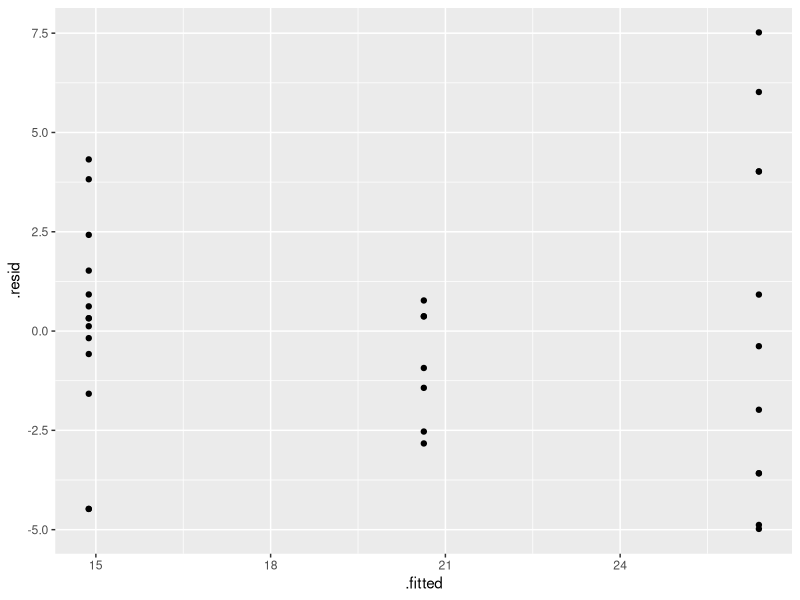

Recreate this plot in R.
library(tidyverse)

library(broom)
y <-rnorm(10)
x <-1:10
mod <- lm(mpg ~ cyl,data=mtcars)
df <- augment(mod)
ggplot(df, aes(x = .fitted, y = .resid)) + geom_point()

(15.38^2)*48



